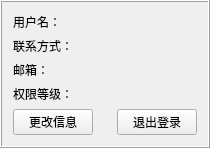
            <widget class="QFrame" name="userFrame">
             <property name="frameShape">
              <enum>QFrame::Box</enum>
             </property>
             <property name="frameShadow">
              <enum>QFrame::Raised</enum>
             </property>
             <layout class="QGridLayout" name="gridLayout_3">
              <item row="1" column="0">
               <widget class="QLabel" name="label_2">
                <property name="text">
                 <string>联系方式：</string>
                </property>
               </widget>
              </item>
              <item row="2" column="0">
               <widget class="QLabel" name="label_3">
                <property name="text">
                 <string>邮箱：</string>
                </property>
               </widget>
              </item>
              <item row="3" column="1" colspan="4">
               <widget class="QLabel" name="premissionLine">
                <property name="text">
                 <string/>
                </property>
               </widget>
              </item>
              <item row="0" column="0">
               <widget class="QLabel" name="label">
                <property name="text">
                 <string>用户名：</string>
                </property>
               </widget>
              </item>
              <item row="3" column="0">
               <widget class="QLabel" name="label_4">
                <property name="text">
                 <string>权限等级：</string>
                </property>
               </widget>
              </item>
              <item row="2" column="1" colspan="4">
               <widget class="QLabel" name="emailLine">
                <property name="text">
                 <string/>
                </property>
               </widget>
              </item>
              <item row="4" column="0">
               <widget class="QPushButton" name="modifyButton">
                <property name="text">
                 <string>更改信息</string>
                </property>
               </widget>
              </item>
              <item row="4" column="4">
               <widget class="QPushButton" name="logoutButton">
                <property name="text">
                 <string>退出登录</string>
                </property>
               </widget>
              </item>
              <item row="1" column="1" colspan="4">
               <widget class="QLabel" name="phoneLine">
                <property name="text">
                 <string/>
                </property>
               </widget>
              </item>
              <item row="0" column="1" colspan="4">
               <widget class="QLabel" name="usernameLine">
                <property name="text">
                 <string/>
                </property>
               </widget>
              </item>
             </layout>
            </widget>
